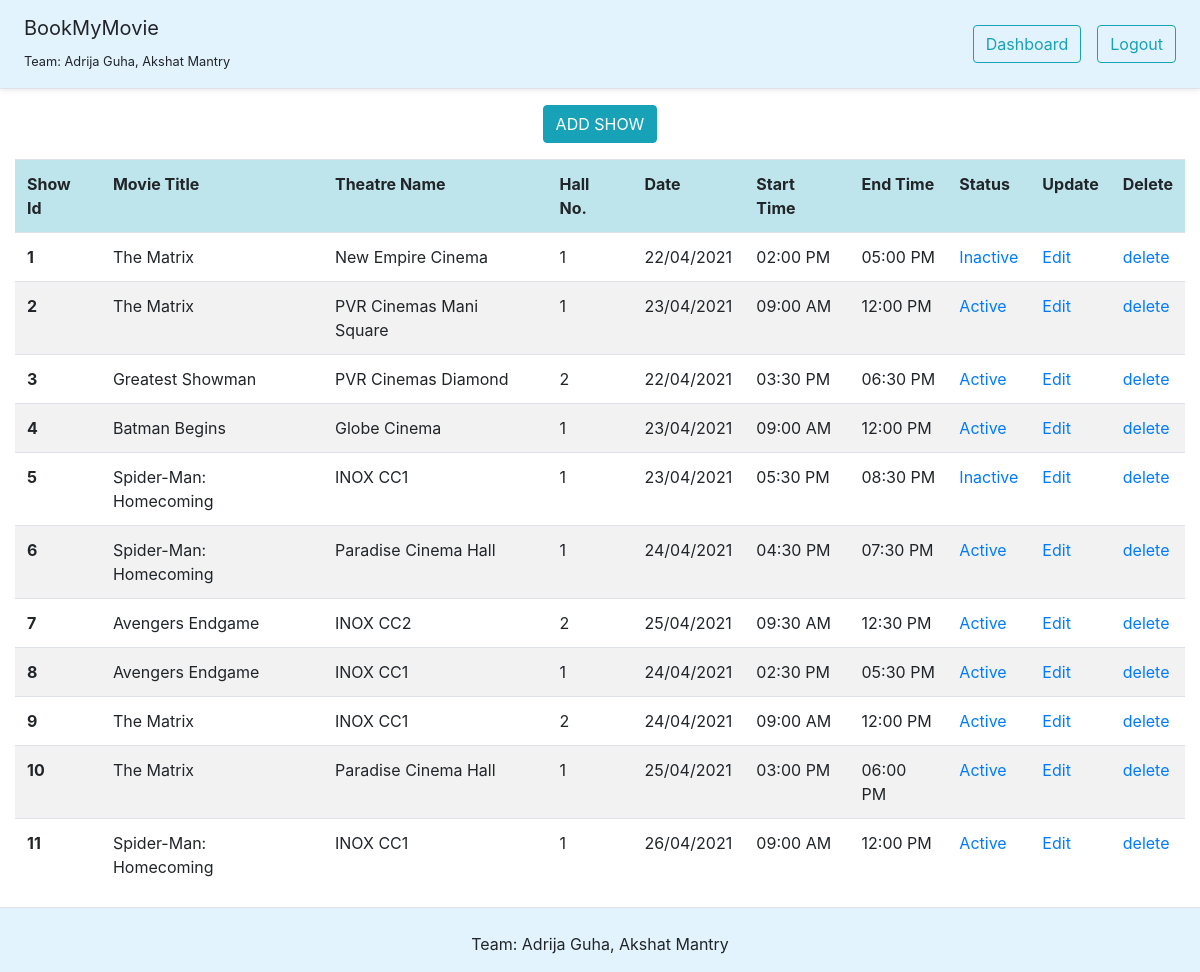
The app's page /admin_panel/shows.php (signed in) with its own data.
### tables this page shows
CREATE TABLE `shows` (
  `s_id` int(10) NOT NULL,
  `mov_id` int(10) NOT NULL,
  `theatre_id` int(10) NOT NULL,
  `reserved_seats` int(10) NOT NULL DEFAULT 0,
  `date` date NOT NULL,
  `start_time` time NOT NULL,
  `end_time` time NOT NULL,
  `status` varchar(10) NOT NULL DEFAULT 'active'
);

CREATE TABLE `movie` (
  `mov_id` int(10) NOT NULL,
  `mov_name` varchar(30) NOT NULL,
  `price` varchar(10) NOT NULL,
  `mov_image` varchar(100) NOT NULL,
  `status` varchar(10) NOT NULL DEFAULT 'active'
);

CREATE TABLE `theatre` (
  `theatre_id` int(10) NOT NULL,
  `theatre_name` varchar(30) NOT NULL,
  `hall_id` int(10) NOT NULL,
  `capacity` int(10) NOT NULL
);

### admin_panel/shows.php (the view, shortened to what this page needs)
<?php
include("connection.php");
$querry="select * from shows";
$result=mysqli_query($con,$querry);
?>
<!DOCTYPE html>
<html lang="en">
<?php include("include/header.php");?>
<div class="container mb-3">
<div class= " text-center">
<a class="btn btn-info " href="add_show.php">ADD SHOW</a>
</div>
</div>
<div class="container-fluid">
<table class="table table-striped">
    <tr class = "table-info">
        <th scope = "col">Show Id</th>
        <th scope = "col">Movie Title</th>
        <th scope = "col">Theatre Name</th>
        <th scope = "col">Hall No.</th>
        <th scope = "col">Date</th>
        <th scope = "col">Start Time</th>
        <th scope = "col">End Time</th>
        <th scope = "col">Status</th>
        <th scope = "col">Update</th>
		<th scope = "col">Delete</th>
    </tr>
    <?php while($fetch=mysqli_fetch_object($result)){?>
    <tr>
        <th scope = "row">
        <?php echo $fetch ->s_id;?>
        </th>
        <td>
        <?php
        $querry1 ="select mov_name from movie where mov_id='".$fetch ->mov_id."'";
        $result1=  mysqli_query($con,$querry1);
        $fetch1 = mysqli_fetch_object($result1);
        echo $fetch1 ->mov_name;?>
        </td>
        <td>
        <?php
        $querry1 ="select theatre_name,hall_id from theatre where theatre_id='".$fetch ->theatre_id."'";
        $result1=  mysqli_query($con,$querry1);
        $fetch1 = mysqli_fetch_object($result1);
        echo $fetch1->theatre_name;?>
        </td>
        <td>
        <?php
        echo $fetch1->hall_id;?>
        </td>
        <td>
        <?php echo date("d/m/Y",strtotime($fetch->date));?>
        </td>
        <td>
        <?php echo date("h:i A",strtotime($fetch->start_time));?>
        </td>
        <td>
        <?php echo date("h:i A",strtotime($fetch->end_time));?>
        </td>
        <td>
			<?php if($fetch->status=='active'){?>
			<a href="?status=inactive&id=<?php echo $fetch->s_id;?>">Active</a>
			<?php }
			else if($fetch->status=='inactive'){
			?>
			<a href="?status=active&id=<?php echo $fetch->s_id;?>">Inactive</a>
			<?php }?>
		</td>
        <td>
        <a class="pr-2" href="edit_show.php?id=<?php echo $fetch->s_id;?>">Edit</a>
        </td>
        <td>
        <a href="shows.php?del=<?php echo $fetch->s_id;?>">delete</a>
        </td>
    </tr>
    <?php }?>
</table>
</div>
<?php include("include/footer.php");?>
</html>

### records on screen
shows: s_id "1", mov.mov_name "The Matrix", theatre.theatre_name "New Empire Cinema", theatre.hall_id "1", date "22/04/2021", start_time "02:00 PM", end_time "05:00 PM"
shows: s_id "2", mov.mov_name "The Matrix", theatre.theatre_name "PVR Cinemas Mani Square", theatre.hall_id "1", date "23/04/2021", start_time "09:00 AM", end_time "12:00 PM"
shows: s_id "3", mov.mov_name "Greatest Showman", theatre.theatre_name "PVR Cinemas Diamond", theatre.hall_id "2", date "22/04/2021", start_time "03:30 PM", end_time "06:30 PM"
shows: s_id "4", mov.mov_name "Batman Begins", theatre.theatre_name "Globe Cinema", theatre.hall_id "1", date "23/04/2021", start_time "09:00 AM", end_time "12:00 PM"
shows: s_id "5", mov.mov_name "Spider-Man: Homecoming", theatre.theatre_name "INOX CC1", theatre.hall_id "1", date "23/04/2021", start_time "05:30 PM", end_time "08:30 PM"
shows: s_id "6", mov.mov_name "Spider-Man: Homecoming", theatre.theatre_name "Paradise Cinema Hall", theatre.hall_id "1", date "24/04/2021", start_time "04:30 PM", end_time "07:30 PM"
shows: s_id "7", mov.mov_name "Avengers Endgame", theatre.theatre_name "INOX CC2", theatre.hall_id "2", date "25/04/2021", start_time "09:30 AM", end_time "12:30 PM"
shows: s_id "8", mov.mov_name "Avengers Endgame", theatre.theatre_name "INOX CC1", theatre.hall_id "1", date "24/04/2021", start_time "02:30 PM", end_time "05:30 PM"
shows: s_id "9", mov.mov_name "The Matrix", theatre.theatre_name "INOX CC1", theatre.hall_id "2", date "24/04/2021", start_time "09:00 AM", end_time "12:00 PM"
shows: s_id "10", mov.mov_name "The Matrix", theatre.theatre_name "Paradise Cinema Hall", theatre.hall_id "1", date "25/04/2021", start_time "03:00 PM", end_time "06:00 PM"
shows: s_id "11", mov.mov_name "Spider-Man: Homecoming", theatre.theatre_name "INOX CC1", theatre.hall_id "1", date "26/04/2021", start_time "09:00 AM", end_time "12:00 PM"
